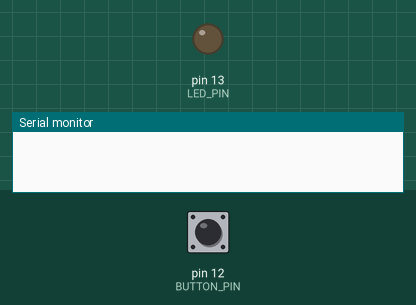
Bench run of a sketch on a simulated Arduino Uno, built with avr-gcc and run on an emulated ATmega328P. Shown: output pins drawn as LEDs (lit = HIGH), the last lines printed to the serial monitor. The test bench sets the inputs (shaded band); at power-on: pin 12 (BUTTON_PIN) LOW.

Above: at 1.2 s.
1.3 s: pin 12 (BUTTON_PIN) pulled HIGH for 0.15 s
At 2.5 s:
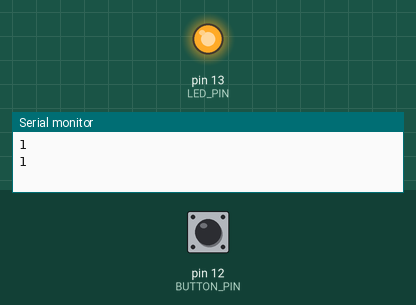
2.9 s: pin 12 (BUTTON_PIN) pulled HIGH for 1 s
At 3.7 s:
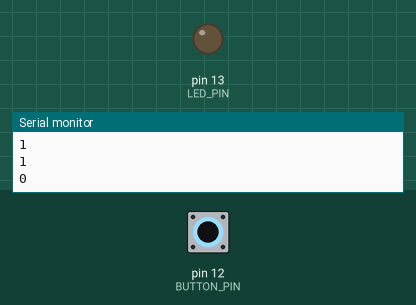
5.4 s: pin 12 (BUTTON_PIN) pulled HIGH for 3.2 s
At 6.8 s:
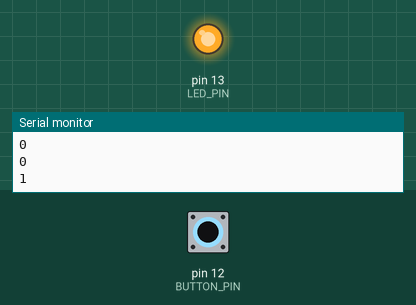
Timing chart, 0 to 8.4 s (numbered marks = the images above; inputs shaded):
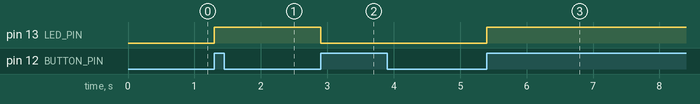

The sketch:

Ampel.ino
```cpp
int LED_PIN = 13;
int BUTTON_PIN = 12;

int buttonstatus = 0;
int buttonZaehler = 0;
int letzterStatus = 0;

void setup() {
  // put your setup code here, to run once:
  Serial.begin(9600);
  pinMode(LED_PIN, OUTPUT);
  pinMode(BUTTON_PIN, INPUT);
}

void loop() {
  // put your main code here, to run repeatedly:
  buttonstatus = digitalRead(BUTTON_PIN);

  if (buttonstatus != letzterStatus)
  {
      if(buttonstatus == 1)
    {
      buttonZaehler++;
    }
    else
    {
      digitalWrite(LED_PIN, HIGH);
    }

    if (buttonZaehler % 2 == 0)
    {
      digitalWrite(LED_PIN, LOW);
      buttonZaehler = 0;
    }
    else
    {
      digitalWrite(LED_PIN, HIGH);
    }
    letzterStatus = buttonstatus;
    Serial.println(buttonZaehler);
    delay(10);
  }
}
```

Measured:
- after the input at 1.3 s, pin 13 (LED_PIN): LOW → HIGH at once
- after the input at 2.9 s, pin 13 (LED_PIN): HIGH → LOW at once
- after the input at 5.4 s, pin 13 (LED_PIN): LOW → HIGH at once
